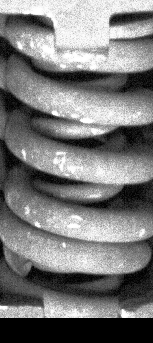
#> input picture TruckSpring/training/broken/training_broken_1023.png, 153 x 343 px; its folder holds 4 pictures in this run
$ python final.py   (older library calls are emulated)
#> lines starting #> are read from the running program, lines starting #| are printed output that depends on the picture; after the words box and inside, x2 and y2 are one past the last pixel; in counts of white or black regions, pixels touching at a corner belong together
import cv2
import numpy as np
from matplotlib import pyplot as plt
import glob

broken, good = 0 ,0
for filename in glob.iglob('TruckSpring/training/broken/*.png'):
    #Crop
    # img = cv2.imread("pics/training_broken_220.png")
    img = cv2.imread(filename)
#> img is the input picture: shape (343, 153, 3); min 0, max 255, mean 121.4
    crop_img = img[40:290, 0:150]
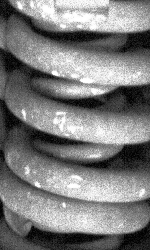
#> crop_img: shape (250, 150, 3); min 0, max 255, mean 124.4
    cv2.imwrite("cropped.jpg", crop_img)


    #Blur
    img = cv2.imread('cropped.jpg',0)
#> img: shape (250, 150); min 0, max 255, mean 124.4
    blur = cv2.blur(img,(200,20))
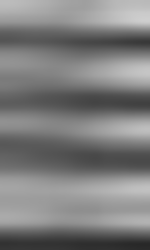
#> blur: shape (250, 150); min 40, max 206, mean 125
    cv2.imwrite("blurred.jpg", blur)

    # Theshold
    img = cv2.imread('blurred.jpg',0)
#> img: shape (250, 150); min 40, max 206, mean 125
    ret,thresh4 = cv2.threshold(img,127,255,cv2.THRESH_TOZERO)
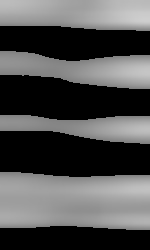
#> thresh4: shape (250, 150); min 0, max 206, mean 78.8
    cv2.imwrite("postThresh4.jpg", thresh4)

    # Theshold for black and white
    img = cv2.imread('postThresh4.jpg',0)
#> img: shape (250, 150); min 0, max 206, mean 78.8
    ret,thresh2 = cv2.threshold(img,127,255,cv2.THRESH_BINARY_INV)
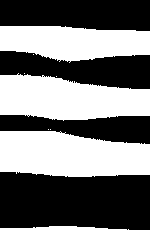
#> thresh2: shape (250, 150); 50% white; 9 white regions (5 under 20 px), largest, box (x1, y1, x2, y2) and area: (0, 131, 150, 177) 5814, (0, 73, 150, 121) 5351, (0, 26, 150, 63) 4255, (0, 226, 150, 250) 3325
    cv2.imwrite("postThresh2.jpg", thresh2)


    #Largest Contour
    im2, contours, hierarchy = cv2.findContours(cv2.bitwise_not(thresh2), cv2.RETR_TREE, cv2.CHAIN_APPROX_SIMPLE)
#> im2: shape (250, 150); 50% white; 4 white regions
#> contours = 15 contours, 11 with area under 20; largest, box (x1, y1, x2, y2) and area: (0, 172, 150, 230) 7718, (0, 0, 150, 31) 4022, (0, 51, 150, 89) 3615, (0, 115, 150, 144) 2670

    max_area = 0.0

    for cnt in contours:
        max_area = max(cv2.contourArea(cnt), max_area)
#> this loop made 15 passes
#> cnt on passes 3, 4, 5, 6, 7, 9, 10, 11, 12, 13, 14: [[64, 132], [65, 131], [66, 132], [65, 133]], [[59, 131], [60, 130], [61, 131], [60, 132]], [[49, 129], [50, 128], [51, 129], [50, 130]], [[47, 129], [48, 128], [49, 129], [48, 130]], [[27, 116], [28, 115], [29, 116], [28, 117]], [[55, 76], [56, 75], [57, 76], [56, 77]], [[23, 73], [24, 72], [25, 73], [24, 74]], [[17, 73], [18, 72], [19, 73], [18, 74]], [[68, 62], [69, 61], [70, 62], [69, 63]], [[58, 61], [59, 60], [60, 61], [59, 62]], [[32, 54], [33, 53], [34, 54], [33, 55]]

    if max_area >= 13500.0 or max_area <= 6300.0:
        broken +=1
        print(filename, max_area)
    else:
        good +=1
#> pass 2 of the loop `for filename in glob.iglob('TruckSpring/training/broken/*.png'):`:
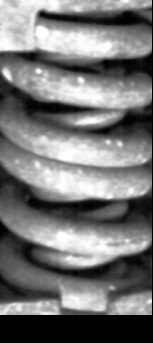
#> input picture TruckSpring/training/broken/training_broken_1035.png, 153 x 343 px
#> img is the input picture: shape (343, 153, 3); min 0, max 255, mean 117.4
#> `ret,thresh4 = cv2.threshold(img,127,255,cv2.THRESH_TOZERO)`:
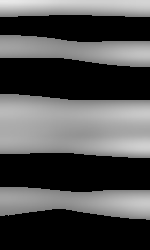
#> thresh4: shape (250, 150); min 0, max 233, mean 77.5
#> `ret,thresh2 = cv2.threshold(img,127,255,cv2.THRESH_BINARY_INV)`:
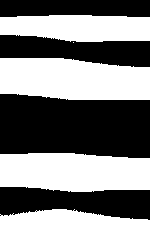
#> thresh2: shape (250, 150); 52.5% white; 4 black regions, box (x1, y1, x2, y2) and area: (0, 94, 150, 158) 8495, (0, 187, 150, 220) 3622, (0, 35, 150, 67) 3296, (0, 0, 150, 17) 2397
#> im2: shape (250, 150); 47.5% white; 4 white regions
#> contours = 8 contours, 4 with area under 20; largest, box (x1, y1, x2, y2) and area: (0, 94, 150, 158) 8287, (0, 187, 150, 220) 3446, (0, 35, 150, 67) 3124, (0, 0, 150, 17) 2231
#> the loop `for cnt in contours:` made 8 passes
#> max_area on passes 1, 5, 6, 8: 3446.5, 8287, 8287, 8287
#> pass 3 of the loop `for filename in glob.iglob('TruckSpring/training/broken/*.png'):`:
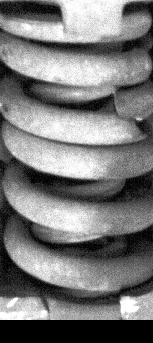
#> input picture TruckSpring/training/broken/training_broken_1044.png, 153 x 343 px
#> img is the input picture: shape (343, 153, 3); min 0, max 255, mean 121
#> `ret,thresh4 = cv2.threshold(img,127,255,cv2.THRESH_TOZERO)`:
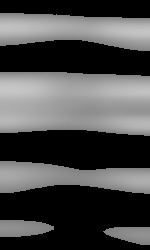
#> thresh4: shape (250, 150); min 0, max 198, mean 75.2
#> `ret,thresh2 = cv2.threshold(img,127,255,cv2.THRESH_BINARY_INV)`:
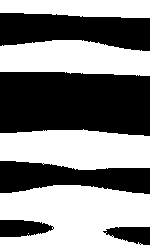
#> thresh2: shape (250, 150); 52.5% white; 5 black regions, box (x1, y1, x2, y2) and area: (0, 72, 150, 136) 8808, (0, 13, 150, 51) 4263, (0, 161, 150, 194) 3424, (0, 220, 54, 237) 721, (103, 227, 150, 245) 593
#> im2: shape (250, 150); 47.5% white; 5 white regions
#> contours = 11 contours, 6 with area under 20; largest, box (x1, y1, x2, y2) and area: (0, 72, 150, 136) 8598, (0, 13, 150, 51) 4081, (0, 161, 150, 194) 3247, (0, 220, 54, 237) 661, (103, 227, 150, 245) 538
#> the loop `for cnt in contours:` made 11 passes
#> max_area on passes 1, 5, 7, 8, 10, 11: 537.5, 661, 661, 3247, 8598.5, 8598.5
#> the loop made 4 passes; the first 3 are shown


    #print(max_area)

print("broken", broken)
print("good", good)
print(broken/(good * 1.0))
print(good/(broken * 1.0))
